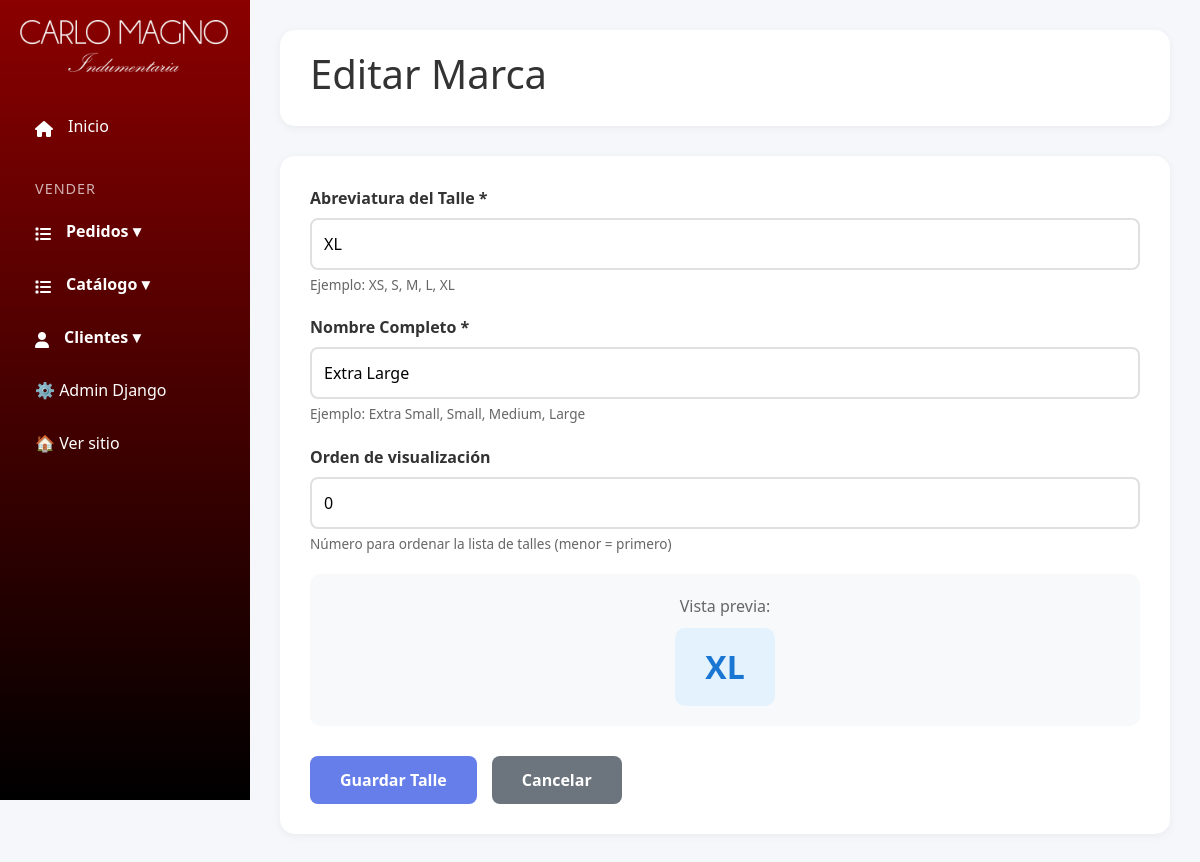
The app's page /panel/talles/1/editar/ (signed in) with its own data.
### productos/models.py (models this page shows, shortened)
class Talle(models.Model):
    nombre = models.CharField(max_length=20, unique=True, verbose_name='Talle')
    abbreviation = models.CharField(
        max_length=10,
        verbose_name='Abreviatura',
        help_text='Ej: XS, S, M, L, XL'
    )
    order = models.PositiveIntegerField(default=0, verbose_name='Orden de visualización')
    esta_activo = models.BooleanField(default=True, verbose_name='Está activo')
    class Meta:
        verbose_name = 'Talle'
        verbose_name_plural = 'Talles'
        ordering = ['order', 'nombre']

### custom_admin/views.py (the view)
# urls.py: path('panel/talles/<int:pk>/editar/', admin_views.editar_talle, name='editar_talle'),
@login_required(login_url='login')
def editar_talle(request, pk):
    if not request.user.is_staff:
        return redirect('home')
    color = get_object_or_404(Talle, pk=pk)
    if request.method == 'POST':
        form = TalleForm(request.POST, request.FILES, instance=color)
        if form.is_valid():
            form.save()
            messages.success(request, '✅ Talle actualizada exitosamente')
            return redirect('marcas')
    else:
        form = TalleForm(instance=color)
    return render(request, 'custom_admin/talle_form.html', {
        'form': form,
        'title': 'Editar Marca',
        'button_text': 'Guardar Cambios'
    })

### custom_admin/views.py
class TalleForm(ModelForm):
    class Meta:
        model = Talle
        fields = ['abbreviation', 'nombre', 'order']

### productos/context_processors.py (called while the page is built, shortened)
def cart_processor(request):
    carrito = None
    cantidad_total = 0
    if request.user.is_authenticated:
        try:
            carrito = Carrito.objects.get(usuario=request.user)
            cantidad_total = carrito.get_cantidad_total()
        except Carrito.DoesNotExist:
            pass
    return {
        'carrito': carrito,
        'carrito_cantidad': cantidad_total
    }

### productos/models.py (called while the page is built)
    def get_cantidad_total(self):
        return sum(item.cantidad for item in self.items.all())

### templates/custom_admin/talle_form.html (shortened to what this page needs)
{% extends 'custom_admin/base.html' %}
{% load static %}
{%block extra_css %}
<link rel="stylesheet" href="{% static 'css/talle_form.css' %}" />
{% endblock %}
{% block content %}
<div class="main-content">
	<div class="header">
		<h1>{{ title }}</h1>
	</div>
	<div class="form-container">
		<form method="POST">
			<div class="form-group">
				<label for="{{ form.abbreviation.id_for_label }}">Abreviatura del Talle *</label>
				{{ form.abbreviation }}
				<small>Ejemplo: XS, S, M, L, XL</small>
			</div>
			<div class="form-group">
				<label for="{{ form.nombre.id_for_label }}">Nombre Completo *</label>
				{{ form.nombre }}
				<small>Ejemplo: Extra Small, Small, Medium, Large</small>
			</div>
			<div class="form-group">
				<label for="{{ form.order.id_for_label }}">Orden de visualización</label>
				{{ form.order }}
				<small>Número para ordenar la lista de talles (menor = primero)</small>
			</div>
			<div class="size-preview">
				<p style="color: #666; margin-bottom: 10px">Vista previa:</p>
				<span class="size-preview-badge" id="size-preview">?</span>
			</div>
			<div class="form-actions">
				<button type="submit" class="btn btn-primary">Guardar Talle</button>
				<a href="{% url 'talles' %}" class="btn btn-secondary">Cancelar</a>
			</div>
		</form>
	</div>
</div>
{% load static %}
{% endblock %}

### static/css/style_admin.css (style rules this page uses)
* { margin: 0; padding: 0; box-sizing: border-box; }
body { font-family: "Segoe UI", Tahoma, Geneva, Verdana, sans-serif; background: #f5f7fa; }
.main-content { margin-left: 250px; padding: 30px; }
.header { background: white; padding: 20px 30px; border-radius: 15px; box-shadow: 0 2px 10px rgba(0, 0, 0, 0.05); margin-bottom: 30px; display: flex; justify-content: space-between; align-items: center; }
.header h1 { color: #333; }
.btn { padding: 10px 20px; border: none; border-radius: 8px; cursor: pointer; font-weight: 600; text-decoration: none; display: inline-block; transition: all 0.3s ease; }
.btn-primary { background: #667eea; color: white; }

### static/css/talle_form.css (style rules this page uses)
.form-container { background: white; border-radius: 15px; padding: 30px; box-shadow: 0 2px 10px rgba(0, 0, 0, 0.05); }
.form-group { margin-bottom: 20px; }
.form-group label { display: block; color: #333; font-weight: 600; margin-bottom: 8px; }
.form-group input { width: 100%; padding: 12px; border: 2px solid #e0e0e0; border-radius: 8px; font-size: 1em; }
.form-actions { display: flex; gap: 15px; margin-top: 30px; }
.btn { padding: 12px 30px; border: none; border-radius: 8px; font-size: 1em; font-weight: 600; cursor: pointer; transition: all 0.3s ease; text-decoration: none; display: inline-block; }
.btn-primary { background: #667eea; color: white; }
.btn-secondary { background: #6c757d; color: white; }
small { color: #666; font-size: 0.85em; display: block; margin-top: 5px; }
.size-preview { margin-top: 20px; padding: 20px; background: #f8f9fa; border-radius: 10px; text-align: center; }
.size-preview-badge { display: inline-block; background: #e3f2fd; color: #1976d2; padding: 15px 30px; border-radius: 10px; font-weight: 700; font-size: 2em; }

### records on screen
Talle: abbreviation "XL", nombre "Extra Large", order "0"

### other values on screen
{{ title }} "Editar Marca"
